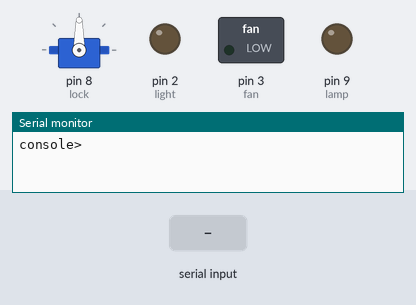
Recording of a sketch running on a simulated Arduino Uno, built with avr-gcc and run on an emulated ATmega328P. On the bench: servo, switched loads named in the sketch (green lamp = pin HIGH), output pins drawn as LEDs (lit = HIGH), the last lines printed to the serial monitor. The inputs (shaded band) are chosen by the test bench.

Above: at 1.3 s.
1.4 s: "2\n" received over the second serial link
At 1.7 s:
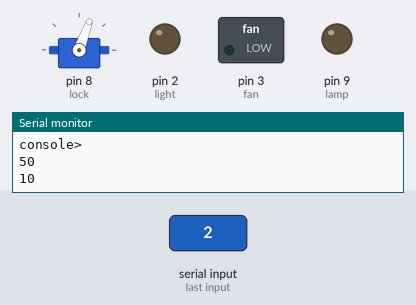
2.9 s: "3\n" received over the second serial link
At 4.0 s:
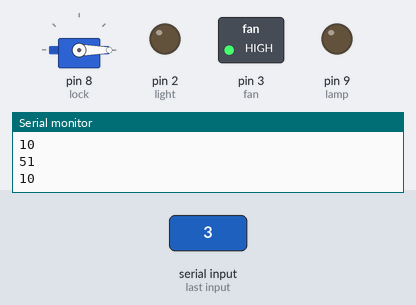
Timing chart, 0 to 5.9 s (numbered marks = the images above; inputs shaded):
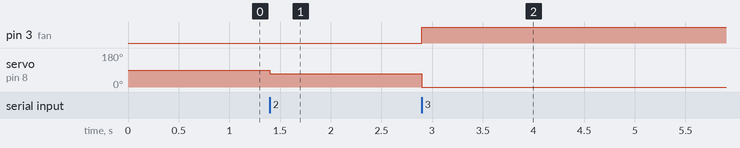

The sketch:

Arduino.ino
```cpp
#include <SoftwareSerial.h>
#include <stdio.h>
#include <Servo.h>


int lamp = 9;
int light = 2;
int fan = 3;
Servo lock;


int bluetoothTX = 11 ;
int bluetoothRX = 10 ;
char receivedValue ;

SoftwareSerial bluetooth ( bluetoothTX, bluetoothRX );

void setup()
{
  Serial.begin(9600);
  Serial.println("console> ");

  pinMode(lamp, OUTPUT);
  pinMode(light, OUTPUT);
  pinMode(fan, OUTPUT);
  lock.attach(8);

  bluetooth.begin(115200);
  bluetooth.print("$$$");
  delay(100);
  bluetooth.println("U,9600,N");
  bluetooth.begin(9600);

}


void loop()
{

signed int data = 0;

 if( bluetooth.available() )
  {
    data = (int) bluetooth.read();
    Serial.println( data );                 // for debugging, show received data

      if(data == 11)
      {
        digitalWrite(light, HIGH);
      }
      else if(data == 10)
      {
        digitalWrite(light, LOW) ;
      }
      else if(data == 21)
      {
       digitalWrite(lamp, HIGH);
      }
      else if(data == 20)
      {
       digitalWrite(lamp, LOW);
      }
      else if(data == 31)
      {
       digitalWrite(fan, HIGH);
      }
      else if(data == 30)
      {
       digitalWrite(fan, LOW);
      }
      else if(data == 41)
      {
       lock.write(0);
      }
      else if(data == 40)
      {
       lock.write(70);
      }
      else if(data >= 57 && data <=144)
      {
        int val = 111+data;
        Serial.println("lamp");
        Serial.println(val);
        analogWrite(lamp, data);
        Serial.println("Leaving lamp");
      }
      else if(data>=157 && data <=233)
      {
       Serial.println("Entering fan");
       Serial.println("With an intensity of");
       Serial.println(data);
       analogWrite(fan, data);
       Serial.println("Leaving fan");
      }
      else if(data == 50)
      {
        digitalWrite(light, LOW);
        digitalWrite(lamp, LOW);
        digitalWrite(fan, LOW);
        lock.write(70);
      }
      else if(data == 51)
      {
       digitalWrite(light, HIGH);
       digitalWrite(fan, HIGH);
       lock.write(0);

      }

    bluetooth.flush();                       // IMPORTANT clean bluetooth stream, flush stuck data

  }

}
```

Measured:
- after the input at 1.4 s, servo on pin 8 (lock): 90° → 70° at once
- after the input at 2.9 s, pin 3 (fan): LOW → HIGH at once; servo on pin 8 (lock): 70° → 0° at once
